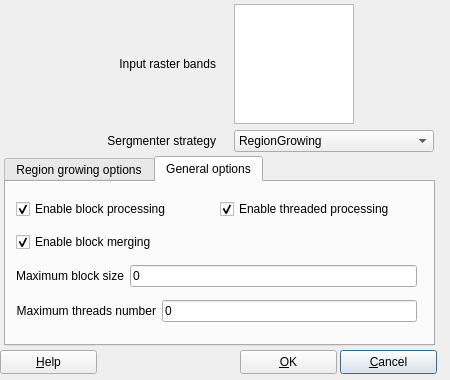
<?xml version="1.0" encoding="UTF-8"?>
<ui version="4.0">
 <class>SegmenterForm</class>
 <widget class="QDialog" name="SegmenterForm">
  <property name="geometry">
   <rect>
    <x>0</x>
    <y>0</y>
    <width>450</width>
    <height>380</height>
   </rect>
  </property>
  <property name="minimumSize">
   <size>
    <width>450</width>
    <height>380</height>
   </size>
  </property>
  <property name="maximumSize">
   <size>
    <width>450</width>
    <height>400</height>
   </size>
  </property>
  <property name="windowTitle">
   <string>Raster segmenter</string>
  </property>
  <property name="layoutDirection">
   <enum>Qt::LeftToRight</enum>
  </property>
  <widget class="QTabWidget" name="tabWidget">
   <property name="geometry">
    <rect>
     <x>4</x>
     <y>156</y>
     <width>431</width>
     <height>190</height>
    </rect>
   </property>
   <property name="minimumSize">
    <size>
     <width>0</width>
     <height>190</height>
    </size>
   </property>
   <property name="currentIndex">
    <number>1</number>
   </property>
   <widget class="QWidget" name="regionGrowingOptions">
    <attribute name="title">
     <string>Region growing options</string>
    </attribute>
    <widget class="QWidget" name="layoutWidget">
     <property name="geometry">
      <rect>
       <x>10</x>
       <y>10</y>
       <width>411</width>
       <height>27</height>
      </rect>
     </property>
     <layout class="QHBoxLayout" name="horizontalLayout_7">
      <item>
       <widget class="QLabel" name="inputDataSetLabel_6">
        <property name="text">
         <string>Minimum segment size</string>
        </property>
        <property name="alignment">
         <set>Qt::AlignRight|Qt::AlignTrailing|Qt::AlignVCenter</set>
        </property>
       </widget>
      </item>
      <item>
       <widget class="QLineEdit" name="m_minimumSegmentSizeRGLineEdit">
        <property name="minimumSize">
         <size>
          <width>120</width>
          <height>0</height>
         </size>
        </property>
        <property name="toolTip">
         <string>A positive minimum segment size (pixels number)</string>
        </property>
        <property name="text">
         <string>30</string>
        </property>
       </widget>
      </item>
     </layout>
    </widget>
    <widget class="QWidget" name="layoutWidget1">
     <property name="geometry">
      <rect>
       <x>10</x>
       <y>40</y>
       <width>411</width>
       <height>27</height>
      </rect>
     </property>
     <layout class="QHBoxLayout" name="horizontalLayout_8">
      <item>
       <widget class="QLabel" name="inputDataSetLabel_7">
        <property name="text">
         <string>Segments similarity treshold </string>
        </property>
        <property name="alignment">
         <set>Qt::AlignRight|Qt::AlignTrailing|Qt::AlignVCenter</set>
        </property>
       </widget>
      </item>
      <item>
       <widget class="QLineEdit" name="m_segmentsSimilarityThresholdRGLineEdit">
        <property name="minimumSize">
         <size>
          <width>120</width>
          <height>0</height>
         </size>
        </property>
        <property name="toolTip">
         <string>Segments with similarity values below this value will be merged</string>
        </property>
        <property name="text">
         <string>30</string>
        </property>
       </widget>
      </item>
     </layout>
    </widget>
   </widget>
   <widget class="QWidget" name="generalOptions">
    <attribute name="title">
     <string>General options</string>
    </attribute>
    <widget class="QWidget" name="layoutWidget2">
     <property name="geometry">
      <rect>
       <x>10</x>
       <y>10</y>
       <width>401</width>
       <height>141</height>
      </rect>
     </property>
     <layout class="QGridLayout" name="gridLayout_2">
      <item row="0" column="0">
       <widget class="QCheckBox" name="m_enableBlockProcessingcheckBox">
        <property name="toolTip">
         <string>The original raster will be splitted into small blocks, each one will be segmented independently and the result will be merged at the end</string>
        </property>
        <property name="text">
         <string>Enable block processing</string>
        </property>
        <property name="checked">
         <bool>true</bool>
        </property>
       </widget>
      </item>
      <item row="0" column="1">
       <widget class="QCheckBox" name="m_enableThreadedProcessingcheckBox">
        <property name="toolTip">
         <string>Threaded processing will be performed (best with multi-core or multi-processor systems</string>
        </property>
        <property name="text">
         <string>Enable threaded processing</string>
        </property>
        <property name="checked">
         <bool>true</bool>
        </property>
       </widget>
      </item>
      <item row="1" column="0">
       <widget class="QCheckBox" name="m_enableBlockMergingCheckBox">
        <property name="toolTip">
         <string>If true, a block merging procedure will be performed</string>
        </property>
        <property name="text">
         <string>Enable block merging</string>
        </property>
        <property name="checked">
         <bool>true</bool>
        </property>
       </widget>
      </item>
      <item row="2" column="0" colspan="2">
       <layout class="QHBoxLayout" name="horizontalLayout_4">
        <item>
         <widget class="QLabel" name="inputDataSetLabel_4">
          <property name="text">
           <string>Maximum block size</string>
          </property>
          <property name="alignment">
           <set>Qt::AlignRight|Qt::AlignTrailing|Qt::AlignVCenter</set>
          </property>
         </widget>
        </item>
        <item>
         <widget class="QLineEdit" name="m_maximumBlockSizeLineEdit">
          <property name="minimumSize">
           <size>
            <width>120</width>
            <height>0</height>
           </size>
          </property>
          <property name="toolTip">
           <string>The input image will be split into blocks with this width for processing, This parameter tells the maximum block lateral size (width or height), the default: 0 - the size will be defined following the current system resources and physical processors number)</string>
          </property>
          <property name="text">
           <string>0</string>
          </property>
         </widget>
        </item>
       </layout>
      </item>
      <item row="3" column="0" colspan="2">
       <layout class="QHBoxLayout" name="horizontalLayout_5">
        <item>
         <widget class="QLabel" name="inputDataSetLabel_5">
          <property name="text">
           <string>Maximum threads number</string>
          </property>
          <property name="alignment">
           <set>Qt::AlignRight|Qt::AlignTrailing|Qt::AlignVCenter</set>
          </property>
         </widget>
        </item>
        <item>
         <widget class="QLineEdit" name="m_maximumThreadsNumberLineEdit">
          <property name="minimumSize">
           <size>
            <width>120</width>
            <height>0</height>
           </size>
          </property>
          <property name="toolTip">
           <string>The maximum number of concurrent segmenter threads (default:0 - automatically found)</string>
          </property>
          <property name="text">
           <string>0</string>
          </property>
         </widget>
        </item>
       </layout>
      </item>
     </layout>
    </widget>
   </widget>
  </widget>
  <widget class="QPushButton" name="m_CancelPushButton">
   <property name="geometry">
    <rect>
     <x>340</x>
     <y>350</y>
     <width>97</width>
     <height>24</height>
    </rect>
   </property>
   <property name="text">
    <string>&amp;Cancel</string>
   </property>
  </widget>
  <widget class="QPushButton" name="m_okPushButton">
   <property name="geometry">
    <rect>
     <x>240</x>
     <y>350</y>
     <width>97</width>
     <height>24</height>
    </rect>
   </property>
   <property name="text">
    <string>&amp;OK</string>
   </property>
  </widget>
  <widget class="QPushButton" name="m_helpPushButton">
   <property name="geometry">
    <rect>
     <x>0</x>
     <y>350</y>
     <width>97</width>
     <height>24</height>
    </rect>
   </property>
   <property name="text">
    <string>&amp;Help</string>
   </property>
  </widget>
  <widget class="QWidget" name="layoutWidget3">
   <property name="geometry">
    <rect>
     <x>4</x>
     <y>4</y>
     <width>442</width>
     <height>148</height>
    </rect>
   </property>
   <layout class="QGridLayout" name="gridLayout">
    <item row="0" column="0">
     <widget class="QLabel" name="inputDataSetLabel_2">
      <property name="sizePolicy">
       <sizepolicy hsizetype="Fixed" vsizetype="Preferred">
        <horstretch>0</horstretch>
        <verstretch>0</verstretch>
       </sizepolicy>
      </property>
      <property name="minimumSize">
       <size>
        <width>150</width>
        <height>0</height>
       </size>
      </property>
      <property name="maximumSize">
       <size>
        <width>200</width>
        <height>16777215</height>
       </size>
      </property>
      <property name="text">
       <string>Input raster bands</string>
      </property>
      <property name="alignment">
       <set>Qt::AlignRight|Qt::AlignTrailing|Qt::AlignVCenter</set>
      </property>
     </widget>
    </item>
    <item row="0" column="1">
     <widget class="QListWidget" name="m_inputRasterBandsListWidget">
      <property name="minimumSize">
       <size>
        <width>120</width>
        <height>0</height>
       </size>
      </property>
      <property name="maximumSize">
       <size>
        <width>120</width>
        <height>16777215</height>
       </size>
      </property>
      <property name="toolTip">
       <string>Bands to be processed from the input raster</string>
      </property>
      <property name="selectionMode">
       <enum>QAbstractItemView::MultiSelection</enum>
      </property>
     </widget>
    </item>
    <item row="1" column="0">
     <widget class="QLabel" name="inputDataSetLabel_3">
      <property name="sizePolicy">
       <sizepolicy hsizetype="Fixed" vsizetype="Preferred">
        <horstretch>0</horstretch>
        <verstretch>0</verstretch>
       </sizepolicy>
      </property>
      <property name="minimumSize">
       <size>
        <width>150</width>
        <height>0</height>
       </size>
      </property>
      <property name="maximumSize">
       <size>
        <width>200</width>
        <height>16777215</height>
       </size>
      </property>
      <property name="text">
       <string>Sergmenter strategy</string>
      </property>
      <property name="alignment">
       <set>Qt::AlignRight|Qt::AlignTrailing|Qt::AlignVCenter</set>
      </property>
     </widget>
    </item>
    <item row="1" column="1">
     <widget class="QComboBox" name="m_segmenterStrategyComboBox">
      <property name="minimumSize">
       <size>
        <width>200</width>
        <height>0</height>
       </size>
      </property>
      <property name="toolTip">
       <string>The segmenter strategy name (see specif parameters below)</string>
      </property>
      <item>
       <property name="text">
        <string>RegionGrowing</string>
       </property>
      </item>
     </widget>
    </item>
   </layout>
  </widget>
 </widget>
 <resources/>
 <connections>
  <connection>
   <sender>m_CancelPushButton</sender>
   <signal>clicked()</signal>
   <receiver>SegmenterForm</receiver>
   <slot>close()</slot>
   <hints>
    <hint type="sourcelabel">
     <x>388</x>
     <y>361</y>
    </hint>
    <hint type="destinationlabel">
     <x>224</x>
     <y>189</y>
    </hint>
   </hints>
  </connection>
 </connections>
</ui>
